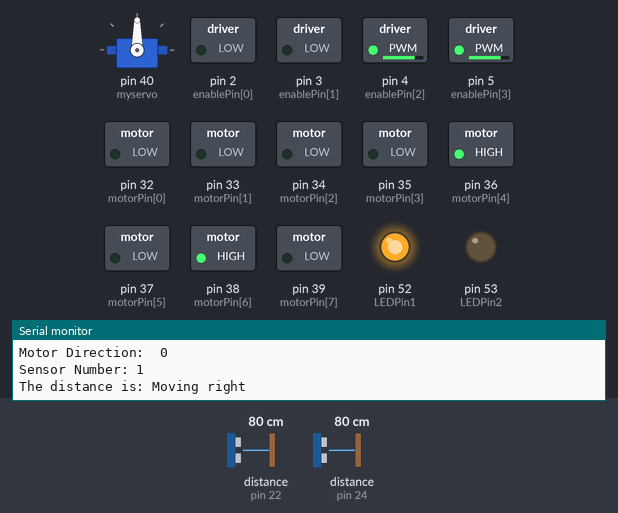
Simulated run of this sketch. Board: Arduino Mega 2560, built with avr-gcc and run on an emulated ATmega2560. Parts: servo, switched loads named in the sketch (green lamp = pin HIGH), output pins drawn as LEDs (lit = HIGH), the last lines printed to the serial monitor. Wiring (inferred from the names in the program): ultrasonic range finder: trigger pin 25; echo pin 24. The inputs (shaded band) are chosen by the test bench; at power-on: distance to the obstacle (sensors on pin 24, pin 22) 80 cm. The echo pulse lasts 58.3 µs per cm; pins used as bus, display or sensor lines are not drawn.

Above: at 1.2 s.
1.3 s: distance to the obstacle (sensor on pin 24) set to 18 cm
4.3 s: distance to the obstacle (sensor on pin 24) set to 15 cm
At 4.8 s:
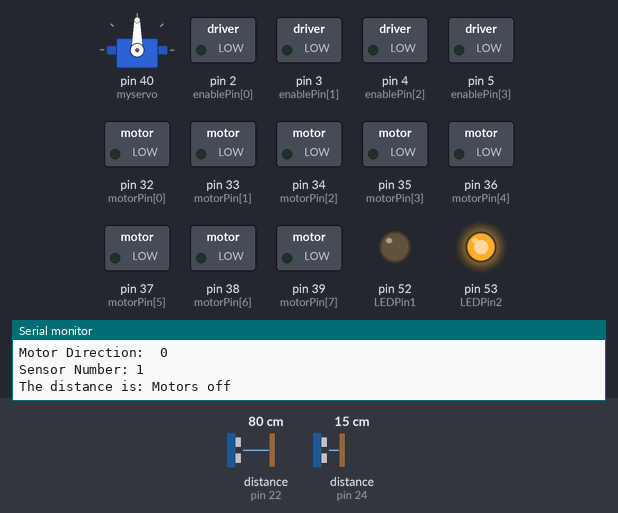
At 10.5 s:
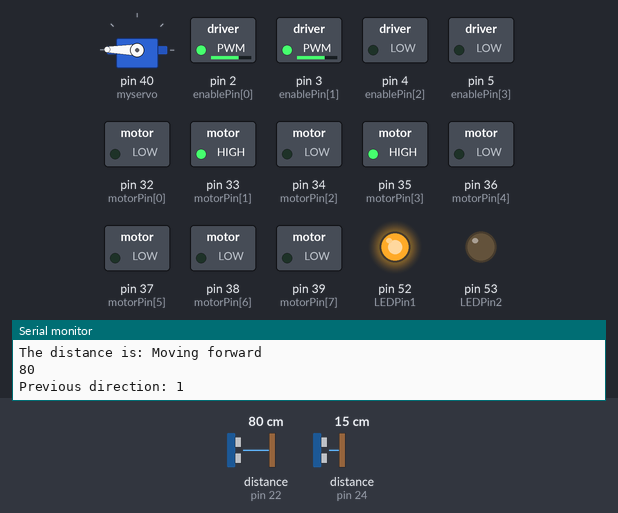
Timing chart, 0 to 12.0 s (numbered marks = the images above; inputs shaded):
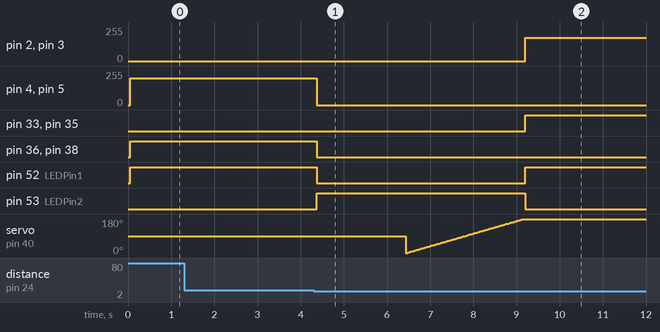

Measured:
- the behaviour switches between 17 and 16 cm on distance to the obstacle (sensor on pin 24) (found by bisection; images 0 and 1)
- after the input at 4.3 s, pin 2 (enablePin[0]), pin 3 (enablePin[1]): 0/255 → 175/255 after 4.9 s

The sketch:

progressEval2.ino
```cpp
// Servo declarations
#include <Servo.h>
Servo myservo;  // create servo object to control a servo
int pos = 0;

// define constants for sonar sensors
const int echoPin[] = {
  22,24,26,28}; // Echo Pin
const int trigPin[] = {
  23,25,27,29}; // Trigger Pin
const int LEDPin1 = 52; // red LED for out of range
const int LEDPin2 = 53; // blue LED for in range
const float distanceConstant = 58.2;

int maxRange = 15;

//define constants for motors
const int motorPin[] = {
  32,33,34,35,36,37,38,39};
const int enablePin[] = {
  2,3,4,5}; // Starts from top, going clockwise

long duration, distance;

int wheelState = 0;

int dir = 1; // 0 - front, 1 - right, 2 - back, 3 - left
int prevDir = 2;
int sensorNum = 1;
boolean highLow = 0;

boolean atHopper = false; // variable to determine if at hopper
boolean atBoard = false; // variable to determine if at board

void setup()
{
  Serial.begin(9600);

  myservo.attach(40); // attach servo to pin 40 to servo object

  pinMode(LEDPin1, OUTPUT);
  pinMode(LEDPin2, OUTPUT);

  for (int i = 0; i < 9; i++)
  {
    pinMode(motorPin[i], OUTPUT);
    if (i < 4)
    {
      pinMode(trigPin[i], OUTPUT);
      pinMode(echoPin[i], INPUT);
    }
  }
}

void loop()
{
  sensor(sensorNum);
  Serial.print("Sensor Number: ");
  Serial.println(sensorNum);

  Serial.print("The distance is: ");


  if (!atHopper && !atBoard)
  {
    keepDriving();
  }
  else if (atHopper)
  {
    dir = closeClaw();
    atHopper = false;
  }
  else if (atBoard)
  {
    atBoard = false;
  }

  Serial.println(distance);
  Serial.print("Previous direction: ");
  Serial.println(prevDir);

  Serial.print("Motor Direction:  ");
  Serial.println(wheelState);
}

void turnMotorsOff()
{
  analogWrite(enablePin[0], 0);
  analogWrite(enablePin[1], 0);
  analogWrite(enablePin[2], 0);
  analogWrite(enablePin[3], 0);

  for(int i = 0; i < 8; i++)
  {
    digitalWrite(motorPin[i], LOW);
  }

  Serial.println("Motors off");
  delay(1000);
}

void keepDriving()
{
  if (distance <= maxRange)
  {
    digitalWrite(LEDPin1, LOW);
    digitalWrite(LEDPin2, HIGH);
    turnMotorsOff();
    if(dir == 1)
    {
      Serial.println("Got to first hopper");
      delay(1000);
      prevDir = dir;
      atHopper = true;
      sensorNum = 0;
    }
    else if (dir == 0)
    {
      Serial.println("Going to board");
      delay(1000);
      prevDir = dir;
      maxRange = 90;
      dir = 3;
      sensorNum = 3;
    }
    else if (dir == 3)
    {
      Serial.println("Got to game board");
      delay(1000);
      prevDir = dir;
      atBoard = true;
    }
  }
  else if (distance >= maxRange){
    digitalWrite(LEDPin1, HIGH);
    digitalWrite(LEDPin2, LOW);
    movement(dir);
  }
}

void movement(int motorDirection)//0 is forward, 1 is right, 2 is back, 3 is left, -1 is nothing
{
  if(motorDirection == 0)
  {
    highLow = 1;
    Serial.println("Moving forward");
  }
  else if (motorDirection == 1)
  {
    Serial.println("Moving right");
    highLow = 1;
  }
  else if (motorDirection == 2)
  {
    Serial.println("Moving backwards");
    highLow = 0;
  }
  else if (motorDirection == 3)
  {
    Serial.println("Moving left");
    highLow = 0;
  }

  if(motorDirection == 0 || motorDirection == 2)
  {
    analogWrite(enablePin[0], 175);
    analogWrite(enablePin[1], 175);

    digitalWrite(motorPin[0], !highLow);
    digitalWrite(motorPin[1], highLow);
    digitalWrite(motorPin[2], !highLow);
    digitalWrite(motorPin[3], highLow);
  }
  else if(motorDirection == 1 || motorDirection == 3)
  {
    analogWrite(enablePin[2], 200);
    analogWrite(enablePin[3], 200);

    digitalWrite(motorPin[4], highLow);
    digitalWrite(motorPin[5], !highLow);
    digitalWrite(motorPin[6], highLow);
    digitalWrite(motorPin[7], !highLow);
  }
}

void sensor(int sensorNum)
{
  digitalWrite(trigPin[sensorNum], LOW);
  delayMicroseconds(2);

  digitalWrite(trigPin[sensorNum], HIGH);
  delayMicroseconds(10);

  digitalWrite(trigPin[sensorNum], LOW);
  duration = pulseIn(echoPin[sensorNum], HIGH);

  //Calculate the distance (in cm) based on the speed of sound.
  distance = duration/distanceConstant;

  delay(50);
}

// Beginning of functions for retrieval of ping pong ball

int closeClaw()
{
  for(pos = 0; pos < 180; pos += 1)  // goes from 0 degrees to 180 degrees
  {                                  // in steps of 1 degree
    myservo.write(pos);              // tell servo to go to position in variable 'pos'
    delay(15);                       // waits 15ms for the servo to reach the position
  }

  return 0;
}

// Code for depositing the ball (2 functions)
void liftArm()
{
}

void openClaw()
{
}

int lowerArm()
{
}
```
